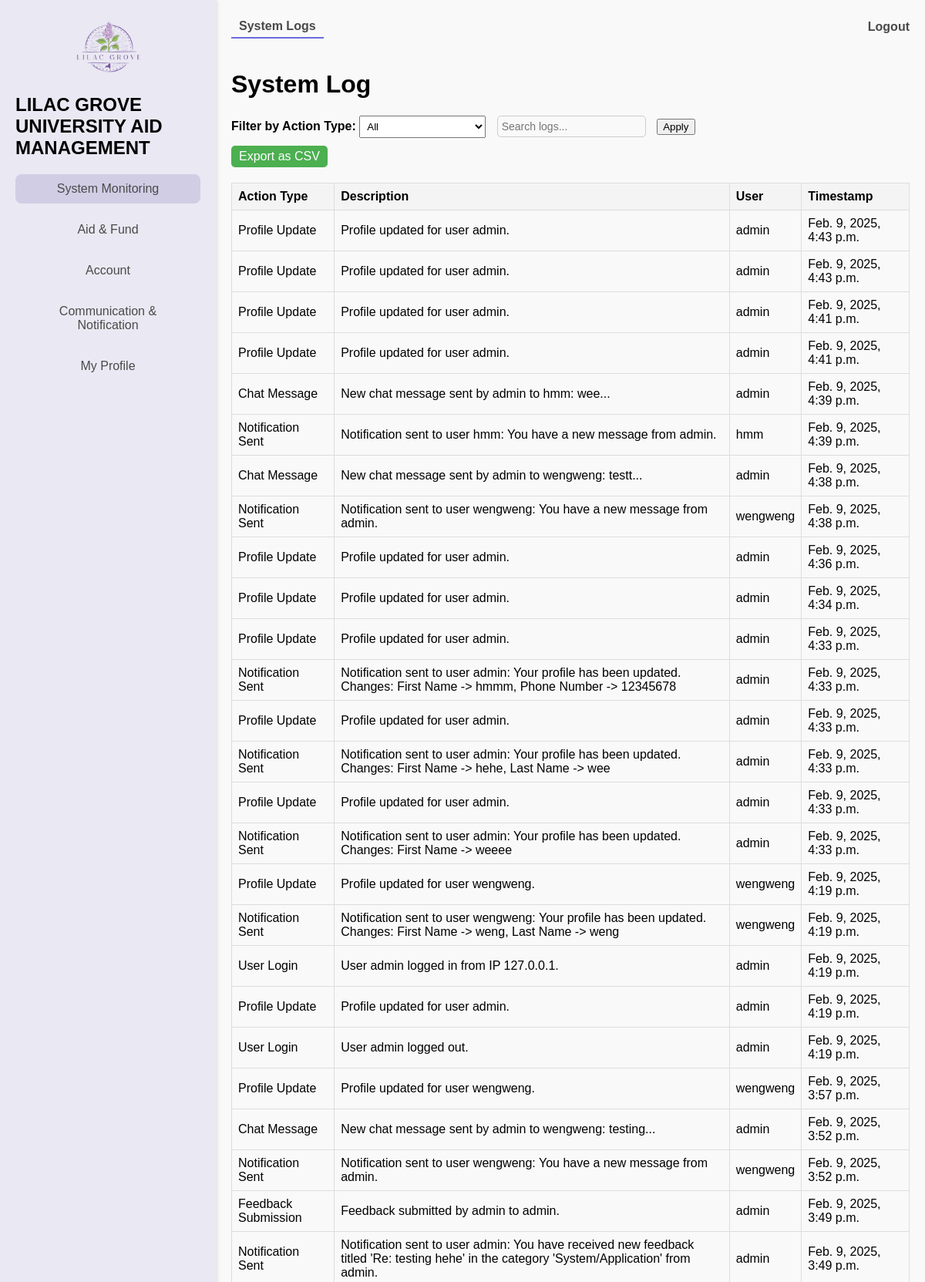
Screenshot of /profile/ (signed in, upper part) with the database file from the repository.
### notifications/models.py (models this page shows, shortened)
class SystemLog(models.Model):
    ACTION_TYPES = [
        ('profile_update', 'Profile Update'),
        ('feedback_submission', 'Feedback Submission'),
        ('notification_sent', 'Notification Sent'),
        ('user_registration', 'User Registration'),
        ('user_login', 'User Login'),
        ('chat_message', 'Chat Message'),  # New action type for chat messages
        ('profile_deletion', 'Profile Deleted'),  # New action type for chat messages
        ('other', 'Other'),
    ]
    action_type = models.CharField(max_length=20, choices=ACTION_TYPES)
    description = models.TextField()
    user = models.ForeignKey(User, on_delete=models.SET_NULL, null=True, blank=True, related_name='admin_logs')
    timestamp = models.DateTimeField(auto_now_add=True)
    class Meta:
        db_table = 'systemlog_table'
        ordering = ['-timestamp']  # Order logs by most recent first

### users/models.py (models this page shows, shortened)
class Account(AbstractUser):
    ROLE_LIST = [
        ('student', 'Student'),
        ('officer', 'Aid Officer'),
        ('funder', 'Funder'),
        ('administrator', 'Administrator'),
    ]
    role = models.CharField(max_length=13, choices=ROLE_LIST)
    study_program = models.CharField(max_length=100, blank=True, null=True)  # only for Students
    years_of_study = models.IntegerField(blank=True, null=True)
    gpa = models.FloatField(blank=True, null=True)
    organization_name = models.CharField(max_length=255, blank=True, null=True)
    is_approved = models.BooleanField(default=False)
    phone_number = models.CharField(max_length=15, blank=True, null=True)
    created_at = models.DateTimeField(default=now)
    updated_at = models.DateTimeField(auto_now=True)
    class Meta:
        db_table = 'users_masterlist'

### users/views.py (the view)
# urls.py: path('profile/', views.dashboard, name = 'dashboard'),
@login_required
def dashboard(request):
    role_dashboard_map = {
        'administrator': admin_dashboard,
        'student': student_dashboard,
        'officer': officer_dashboard,
        'funder': funder_dashboard,
    }
    user_role = request.user.role
    if user_role in role_dashboard_map:
        return role_dashboard_map[user_role](request)
    else:
        messages.error(request, "Your role is not recognized. Please contact support.")
        return redirect('home')  # Redirect to a safe fallback page

### users/views.py (called while the page is built)
def role_required(role_name):
    def decorator(view_func):
        def wrapper(request, *args, **kwargs):
            if request.user.role != role_name:
                raise PermissionDenied("You do not have permission to access this page.")
            return view_func(request, *args, **kwargs)
        return wrapper
    return decorator

def get_navbar_content(user_role, active_menu):
    return NAVBAR_CONTENT.get(user_role, {}).get(active_menu, [])

def get_feedback_list(user):
    feedback_entries = Feedback.objects.filter(
        Q(sender=user) | Q(receiver=user)
    ).order_by('-created_at')
    return [
        {'feedback': feedback, 'type': 'Sent' if feedback.sender == user else 'Received'}
        for feedback in feedback_entries
    ]

def get_notifications_list(user):
    return Notification.objects.filter(user=user).order_by('-created_at')

def filter_system_logs(queryset, action_type=None, search_query=None):
    if action_type:
        queryset = queryset.filter(action_type=action_type)
    if search_query:
        queryset = queryset.filter(
            Q(description__icontains=search_query) |
            Q(user__username__icontains=search_query)
        )
    return queryset.order_by('-timestamp')

### users/templates/dashboards/admin_dashboard.html (shortened to what this page needs)
{% extends "dashboards/dashboard.html" %}
{% load static %}
{% block menu %}
    <a href="{% url 'dashboard' %}?tab=system_log" class="menu-item {% if active_menu == 'system_settings' %}active{% endif %}">
        System Monitoring
    </a>
    <a href="{% url 'dashboard' %}?tab=approve_requests" class="menu-item {% if active_menu == 'fund_proposal' %}active{% endif %}">
        Aid &amp; Fund
    </a>
    <a href="{% url 'dashboard' %}?tab=pending_users" class="menu-item {% if active_menu == 'account' %}active{% endif %}">
        Account
    </a>
    <a href="{% url 'dashboard' %}?tab=notification" class="menu-item {% if active_menu == 'communication' %}active{% endif %}">
        Communication &amp; <br>
        Notification
    </a>
    <a href="{% url 'dashboard' %}?tab=my_profile" class="menu-item {% if active_menu == 'profile' %}active{% endif %}">
        My Profile
    </a>
{% endblock menu %}
{% block dashboard %}
    {% if active_tab == 'pending_users' %}
    <link rel="stylesheet" href="{% static 'css/pending_users.css' %}">
        <h2>Approve Users</h2>
        <table>
            <thead>
                <tr>
                    <th>ID</th>
                    <th>Username</th>
                    <th>Email</th>
                    <th colspan='2'>Action</th>
                </tr>
            </thead>
            <tbody>
                {% for user in pending_users %}
                <tr>
                    <td>{{ user.id }}</td>
                    <td>{{ user.username }}</td>
                    <td>{{ user.email }}</td>
                    <td>
                        <form action="{% url 'approve_user' user.id %}" method="post" style="display: inline;">
                            {% csrf_token %}
                            <button type="submit" class="btn btn-success">Approve</button>
                        </form>
                    </td>
                    <td>
                        <form action="{% url 'reject_user' user.id %}" method="post" style="display: inline;" onsubmit="return confirm('Are you sure you want to reject this user?');">
                            {% csrf_token %}
                            <button type="submit" class="btn btn-danger">Reject</button>
                        </form>
                    </td>
                </tr>
                {% empty %}
                <tr>
                    <td colspan="5">No pending users to approve.</td>
                </tr>
                {% endfor %}
            </tbody>
        </table>
    {% elif active_tab == 'system_log' %}
        {% include "systemlogs/system_log.html" %}
    {% endif %}
    {% include 'others/profilemodal.html' %}
{% endblock dashboard %}

### notifications/templates/systemlogs/system_log.html (shortened to what this page needs)
<!DOCTYPE html>
<html lang="en">
<head>
</head>
<body>
    <h1>System Log</h1>
    <div class="filters">
        <form method="get">
            <label for="action_type">Filter by Action Type:</label>
            <select name="action_type" id="action_type">
                <option value="">All</option>
            </select>
            <input
                type="text"
                name="search"
                placeholder="Search logs..."
                value="{{ search_query }}"
            >
            <button type="submit">Apply</button>
        </form>
        <a href="?tab={{ request.GET.tab|default:'config_parameters' }}&action_type={{ selected_action_type }}&search={{ search_query }}&export=csv" class="export-button">
            Export as CSV
        </a>
    </div>
    <table>
        <thead>
            <tr>
                <th>Action Type</th>
                <th>Description</th>
                <th>User</th>
                <th>Timestamp</th>
            </tr>
        </thead>
        <tbody>
            {% for log in systemLog_list %}
                <tr>
                    <td>{{ log.get_action_type_display }}</td>
                    <td>{{ log.description }}</td>
                    <td>{{ log.user.username }}</td>
                    <td>{{ log.timestamp }}</td>
                </tr>
            {% empty %}
                <tr>
                    <td colspan="4">No logs available.</td>
                </tr>
            {% endfor %}
        </tbody>
    </table>
</body>
</html>

### static/css/main.css (style rules this page uses)
body { font-family: Arial, sans-serif; margin: 0; padding: 0; background-color: #f9f9f9; min-height: 100vh; display: flex; justify-content: center; align-items: center; }

### users/static/css/dashboard.css (style rules this page uses)
.menu-item { text-decoration: none; color: #4a4a4a; font-size: 16px; padding: 10px; text-align: center; border-radius: 8px; transition: background-color 0.3s; }
.menu-item:hover, .menu-item.active { background-color: #d1cde5; color: #4a4a4a; }
label { font-weight: bold; margin-bottom: 5px; }
input { padding: 10px; border: 1px solid #ccc; border-radius: 5px; background-color: #f9f9f9; font-size: 14px; }

### notifications/templates/systemlogs/system_log.html (style rules this page uses)
table { width: 100%; border-collapse: collapse; }
th, td { border: 1px solid #ddd; padding: 8px; text-align: left; }
th { background-color: #f4f4f4; }
.filters { margin-bottom: 20px; }
.filters select, .filters input { margin-right: 10px; padding: 5px; }
.export-button { display: inline-block; margin-top: 10px; padding: 5px 10px; background-color: #4CAF50; color: white; text-decoration: none; border-radius: 5px; }

### rows the page displays
SystemLog: action_type "Profile Update", description "Profile updated for user admin.", user.username "admin", timestamp "Feb. 9, 2025, 4:43 p.m."
SystemLog: action_type "Profile Update", description "Profile updated for user admin.", user.username "admin", timestamp "Feb. 9, 2025, 4:43 p.m."
SystemLog: action_type "Profile Update", description "Profile updated for user admin.", user.username "admin", timestamp "Feb. 9, 2025, 4:41 p.m."
SystemLog: action_type "Profile Update", description "Profile updated for user admin.", user.username "admin", timestamp "Feb. 9, 2025, 4:41 p.m."
SystemLog: action_type "Chat Message", description "New chat message sent by admin to hmm: wee...", user.username "admin", timestamp "Feb. 9, 2025, 4:39 p.m."
SystemLog: action_type "Notification Sent", description "Notification sent to user hmm: You have a new message from admin.", user.username "hmm", timestamp "Feb. 9, 2025, 4:39 p.m."
SystemLog: action_type "Chat Message", description "New chat message sent by admin to wengweng: testt...", user.username "admin", timestamp "Feb. 9, 2025, 4:38 p.m."
SystemLog: action_type "Notification Sent", description "Notification sent to user wengweng: You have a new message from admin.", user.username "wengweng", timestamp "Feb. 9, 2025, 4:38 p.m."
SystemLog: action_type "Profile Update", description "Profile updated for user admin.", user.username "admin", timestamp "Feb. 9, 2025, 4:36 p.m."
SystemLog: action_type "Profile Update", description "Profile updated for user admin.", user.username "admin", timestamp "Feb. 9, 2025, 4:34 p.m."
SystemLog: action_type "Profile Update", description "Profile updated for user admin.", user.username "admin", timestamp "Feb. 9, 2025, 4:33 p.m."
SystemLog: action_type "Notification Sent", description "Notification sent to user admin: Your profile has been updated. Changes: First Name -> hmmm, Phone Number -> 12345678", user.username "admin", timestamp "Feb. 9, 2025, 4:33 p.m."
SystemLog: action_type "Profile Update", description "Profile updated for user admin.", user.username "admin", timestamp "Feb. 9, 2025, 4:33 p.m."
SystemLog: action_type "Notification Sent", description "Notification sent to user admin: Your profile has been updated. Changes: First Name -> hehe, Last Name -> wee", user.username "admin", timestamp "Feb. 9, 2025, 4:33 p.m."
SystemLog: action_type "Profile Update", description "Profile updated for user admin.", user.username "admin", timestamp "Feb. 9, 2025, 4:33 p.m."
SystemLog: action_type "Notification Sent", description "Notification sent to user admin: Your profile has been updated. Changes: First Name -> weeee", user.username "admin", timestamp "Feb. 9, 2025, 4:33 p.m."
SystemLog: action_type "Profile Update", description "Profile updated for user wengweng.", user.username "wengweng", timestamp "Feb. 9, 2025, 4:19 p.m."
SystemLog: action_type "Notification Sent", description "Notification sent to user wengweng: Your profile has been updated. Changes: First Name -> weng, Last Name -> weng", user.username "wengweng", timestamp "Feb. 9, 2025, 4:19 p.m."
SystemLog: action_type "User Login", description "User admin logged in from IP 127.0.0.1.", user.username "admin", timestamp "Feb. 9, 2025, 4:19 p.m."
SystemLog: action_type "Profile Update", description "Profile updated for user admin.", user.username "admin", timestamp "Feb. 9, 2025, 4:19 p.m."
SystemLog: action_type "User Login", description "User admin logged out.", user.username "admin", timestamp "Feb. 9, 2025, 4:19 p.m."
SystemLog: action_type "Profile Update", description "Profile updated for user wengweng.", user.username "wengweng", timestamp "Feb. 9, 2025, 3:57 p.m."
SystemLog: action_type "Chat Message", description "New chat message sent by admin to wengweng: testing...", user.username "admin", timestamp "Feb. 9, 2025, 3:52 p.m."
SystemLog: action_type "Notification Sent", description "Notification sent to user wengweng: You have a new message from admin.", user.username "wengweng", timestamp "Feb. 9, 2025, 3:52 p.m."
SystemLog: action_type "Feedback Submission", description "Feedback submitted by admin to admin.", user.username "admin", timestamp "Feb. 9, 2025, 3:49 p.m."
SystemLog: action_type "Notification Sent", description "Notification sent to user admin: You have received new feedback titled 'Re: testing hehe' in the category 'System/Application' from admin.", user.username "admin", timestamp "Feb. 9, 2025, 3:49 p.m."

### other values shown
{{ item.name }} "System Logs"
